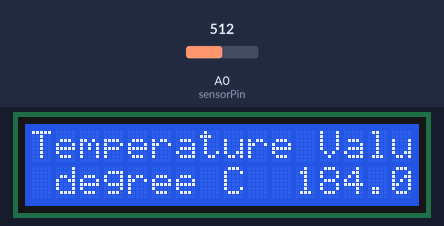
Recording of a sketch running on a simulated Arduino Uno, built with avr-gcc and run on an emulated ATmega328P. Parts: 16×2 character LCD. Inputs (shaded band) come from the test bench; at power-on: A0 (sensorPin) = 512. What the sketch prints to the serial monitor is not drawn.

Above: at 1.2 s.
1.3 s: A0 (sensorPin) set to 342
At 2.5 s:
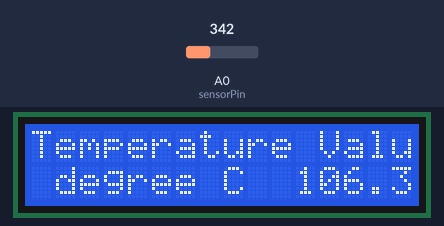
2.8 s: A0 (sensorPin) set to 319
At 4.0 s:
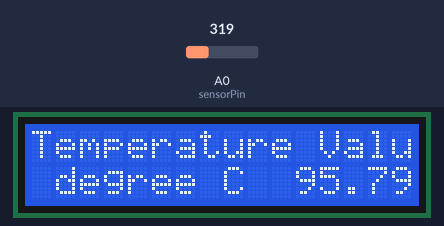
4.3 s: A0 (sensorPin) set to 306
At 4.7 s:
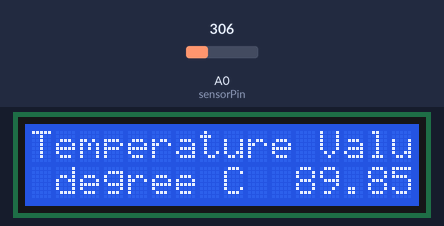
Timing chart, 0 to 7.3 s (numbered marks = the images above; inputs shaded):
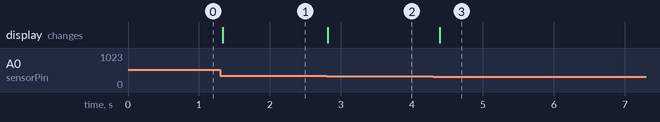

Measured:
- after the input at 1.3 s, the display: changes at once (image 1)
- after the input at 2.8 s, the display: changes at once (image 2)
- after the input at 4.3 s, the display: changes after 0.10 s (image 3)

The sketch:

mighty_blorr_duup1.ino
```cpp
#include <LiquidCrystal.h>
LiquidCrystal lcd(8,7,6,5,4,3);
int  sensorPin = 0;

void setup()
{
  Serial.begin(9600);
  lcd.begin(16,2);
}

void loop()
{

  int reading = analogRead(sensorPin);


  float voltage = reading * 4.68;
  voltage /= 1024.0;
  float temperatureC = (voltage - 0.5) * 100;
  Serial.print(temperatureC);
  Serial.println(" degree C");

     lcd.setCursor(0,0);
     lcd.print("Temperature Value");
     lcd.setCursor(0,1);
     lcd.print(" degree C");
     lcd.setCursor(11,1);
     lcd.print(temperatureC);

  delay(100);
}
```
